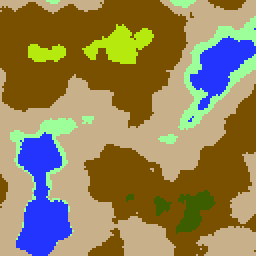
#> input picture dataset/new/notReady/rawFullsize/inverted_h_128p/221_b.png, 128 x 128 px, given in place of 1_h.png, which was not available (shown 2 times larger)
$ python heightMapInverter.py
#> lines starting #> are read from the running program, lines starting #| are printed output that depends on the picture; pictures that were not available may be replaced by others from this repository, and a replacement may not be noted
import numpy as np
import os
import cv2 as cv
import matplotlib.pyplot as plt
import time

# exported height-maps from Pecarprimoz Unity project have highest elevation black -> usually is white
# this will simply invert them

def invertMap(src, des, cnt):

#> called with cnt = 1
    hmap = cv.imread(src + str(cnt) + "_h.png", cv.IMREAD_GRAYSCALE)
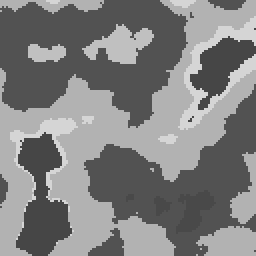
#> hmap: shape (128, 128) (shown 2 times larger); min 70, max 213, mean 128.5

    # inverting the height map to make brighter = taller
    height_map = cv.bitwise_not(hmap)
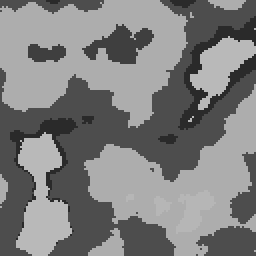
#> height_map: shape (128, 128) (shown 2 times larger); min 42, max 185, mean 126.5

    cv.imwrite(des + str(cnt) + "_h.png", height_map)


def batch(src, des):
    path, dirs, files = next(os.walk(src))

    for i in range(0, 4832):

        invertMap(src, des, i+1)

        print("*** done height inverting map " + str(i+1) + " ***")
#> pass 2 of the loop in batch, `for i in range(0, 4832):`:
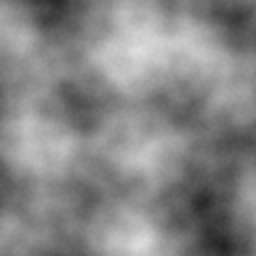
#> input picture dataset/new/notReady/rawFullsize/inverted_h_128p/277_h.png, 128 x 128 px, given in place of 2_h.png, which was not available (shown 2 times larger)
#> in invertMap, hmap is the input picture: shape (128, 128); min 35, max 223, mean 133.9
#> in invertMap (call 2), `height_map = cv.bitwise_not(hmap)`:
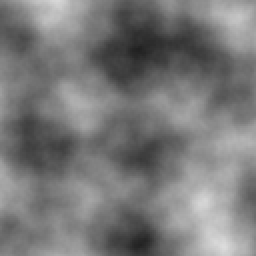
#> height_map: shape (128, 128) (shown 2 times larger); min 32, max 220, mean 121.1

def single(src, des):
    hmap = cv.imread(src, cv.IMREAD_GRAYSCALE)
    height_map = cv.bitwise_not(hmap)
    cv.imwrite(des, height_map)


def main():
    print("***|| Starting Inverter ||***")

    start = time.time()

    folderName = r"C:/Users/tobia/BA/map-synth-ba\dataset\new\notReady\rawFullsize\nonInverted/december128two/"
    destinationFolder = r"C:\Users\tobia\BA\map-synth-ba\dataset\new\notReady\rawFullsize\inverted_h_128p/"
    batch(folderName, destinationFolder)
    #single(r"C:\Users\tobia\OneDrive\Desktop\show\8_10\2\2_output_heights.png", r"C:\Users\tobia\OneDrive\Desktop\show\8_10\2\2_output_heights2.png")

    end = time.time()
    print("Done creating the maps after " + str(1000 * round((end - start), 5)) + "ms")
    print("***|| All done ||***")

if __name__ == "__main__":
    main()
